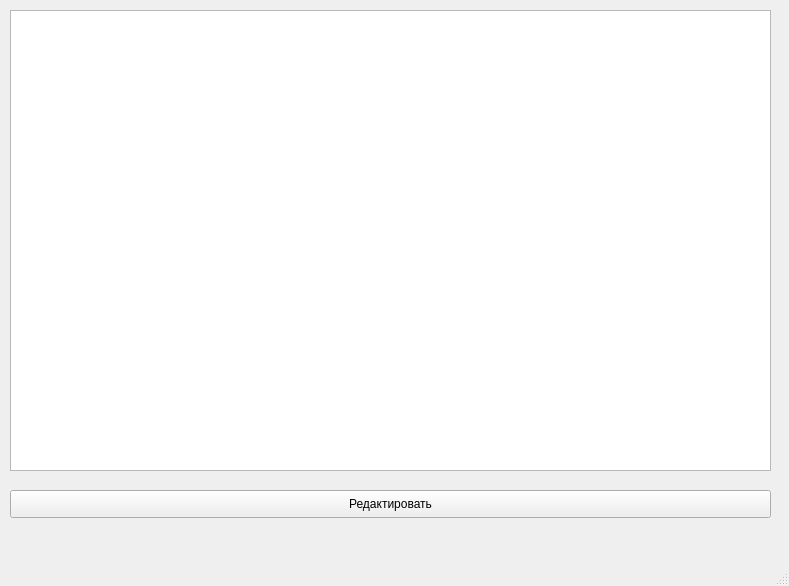
<?xml version="1.0" encoding="UTF-8"?>
<ui version="4.0">
 <class>MainWindow</class>
 <widget class="QMainWindow" name="MainWindow">
  <property name="geometry">
   <rect>
    <x>0</x>
    <y>0</y>
    <width>789</width>
    <height>586</height>
   </rect>
  </property>
  <property name="windowTitle">
   <string>MainWindow</string>
  </property>
  <widget class="QWidget" name="centralwidget">
   <widget class="QTableWidget" name="tableWidget">
    <property name="geometry">
     <rect>
      <x>10</x>
      <y>10</y>
      <width>761</width>
      <height>461</height>
     </rect>
    </property>
   </widget>
   <widget class="QPushButton" name="btn">
    <property name="geometry">
     <rect>
      <x>10</x>
      <y>490</y>
      <width>761</width>
      <height>28</height>
     </rect>
    </property>
    <property name="text">
     <string>Редактировать</string>
    </property>
   </widget>
  </widget>
  <widget class="QMenuBar" name="menubar">
   <property name="geometry">
    <rect>
     <x>0</x>
     <y>0</y>
     <width>789</width>
     <height>26</height>
    </rect>
   </property>
  </widget>
  <widget class="QStatusBar" name="statusbar"/>
 </widget>
 <resources/>
 <connections/>
</ui>
